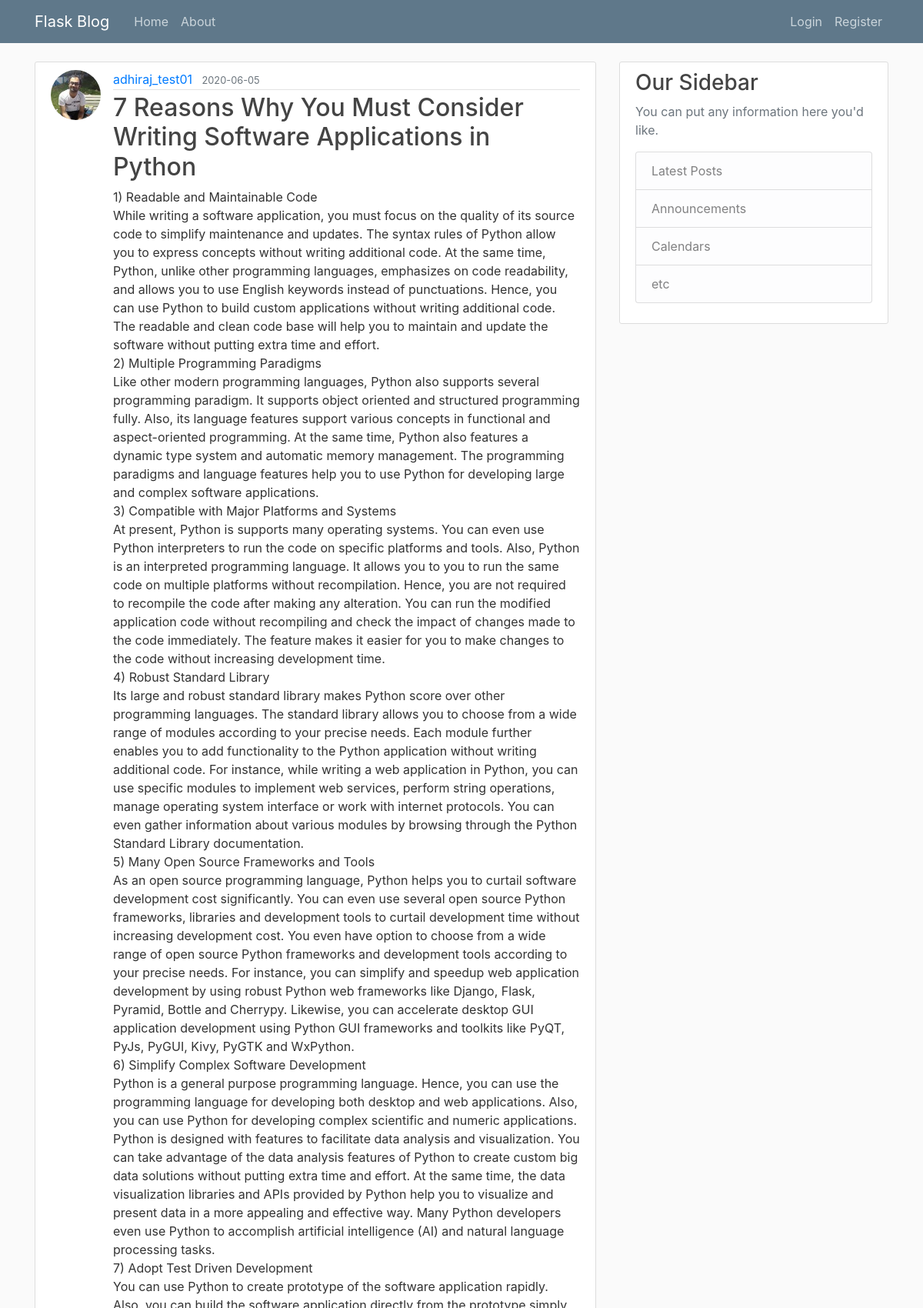
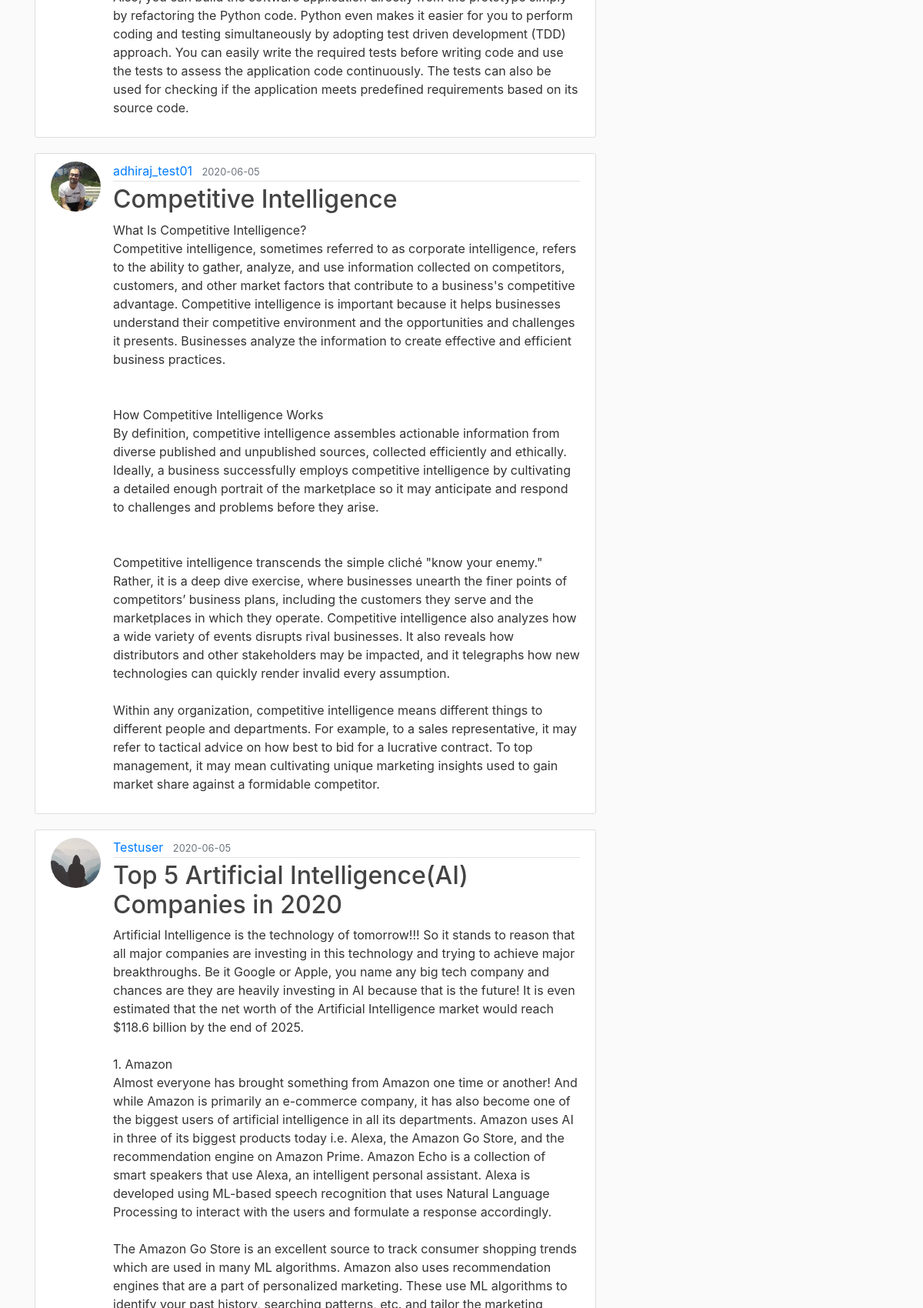
Page /?page=6 (upper part) on the committed database (2 pictures, top to bottom).
### flaskblog/models.py (models this page shows, shortened)
class Post(db.Model):
	id = db.Column(db.Integer, primary_key=True)
	title = db.Column(db.String(150),nullable=False)
	date_posted = db.Column(db.DateTime, nullable=False, default=datetime.utcnow)
	content = db.Column(db.Text, nullable=False)
	user_id = db.Column(db.Integer, db.ForeignKey('user.id'),nullable=False)

class User(db.Model,UserMixin):
	id = db.Column(db.Integer, primary_key=True)
	username = db.Column(db.String(20),unique=True, nullable=False)
	email = db.Column(db.String(120),unique=True, nullable=False)
	image_file = db.Column(db.String(20), nullable=False, default='default.jpg')
	password = db.Column(db.String(60),nullable=False)
	posts = db.relationship('Post',backref='author',lazy=True)

### flaskblog/routes.py (the view)
@app.route('/')
def home():
	page = request.args.get('page',1,type=int)
	posts = Post.query.order_by(Post.date_posted.desc()).paginate(page=page, per_page=3)
	return render_template('home.html',posts=posts)

### flaskblog/templates/home.html (shortened to what this page needs)
{% extends "layout.html" %}
{% block content %}
	{% for post in posts.items %}
	<article class="media content-section">
		<img class="rounded-circle article-img" src="{{ url_for('static', filename='profile_pics/' + post.author.image_file) }}">
		  <div class="media-body">
		    <div class="article-metadata">
		      <a class="mr-2" href="{{ url_for('user_posts', username=post.author.username) }}">{{ post.author.username }}</a>
		      <small class="text-muted">{{ post.date_posted.strftime('%Y-%m-%d') }}</small>
		    </div>
		    <h2><a class="article-title" href="{{ url_for('post', post_id=post.id) }}">{{ post.title }}</a></h2>
		    <p class="article-content">{{ post.content }}</p>
		  </div>
</article>
	{% endfor %}
{% endblock content %}

### flaskblog/static/main.css (style rules this page uses)
body { background: #fafafa; color: #333333; margin-top: 5rem; }
h1, h2, h3, h4, h5, h6 { color: #444444; }
.content-section { background: #ffffff; padding: 10px 20px; border: 1px solid #dddddd; border-radius: 3px; margin-bottom: 20px; }
.article-title { color: #444444; }
.article-content { white-space: pre-line; }
.article-img { height: 65px; width: 65px; margin-right: 16px; }
.article-metadata { padding-bottom: 1px; margin-bottom: 4px; border-bottom: 1px solid #e3e3e3 }

### rows in the picture
Post: image_file (picture), author.username "adhiraj_test01", date_posted "2020-06-05", title "7 Reasons Why You Must Consider Writing Software Applications in Python", content "1) Readable and Maintainable Code While writing a software application, you must focus on the quality of its source code to simplify maintenance and updates. The syntax rules of Python allow you to express concepts without writing additional code. At the same time, Python, unlike other programming languages, emphasizes on code readability, and allows you to use English keywords instead of punctuations. Hence, you can use Python to build custom applications without writing additional code. The readable and clean code base will help you to maintain and update the software without putting extra time and effort. 2) Multiple Programming Paradigms Like other modern programming languages, Python…"
Post: image_file (picture), author.username "adhiraj_test01", date_posted "2020-06-05", title "Competitive Intelligence", content "What Is Competitive Intelligence? Competitive intelligence, sometimes referred to as corporate intelligence, refers to the ability to gather, analyze, and use information collected on competitors, customers, and other market factors that contribute to a business's competitive advantage. Competitive intelligence is important because it helps businesses understand their competitive environment and the opportunities and challenges it presents. Businesses analyze the information to create effective and efficient business practices. How Competitive Intelligence Works By definition, competitive intelligence assembles actionable information from diverse published and unpublished sources, collected…"
Post: image_file (placeholder picture), author.username "Testuser", date_posted "2020-06-05", title "Top 5 Artificial Intelligence(AI) Companies in 2020"
